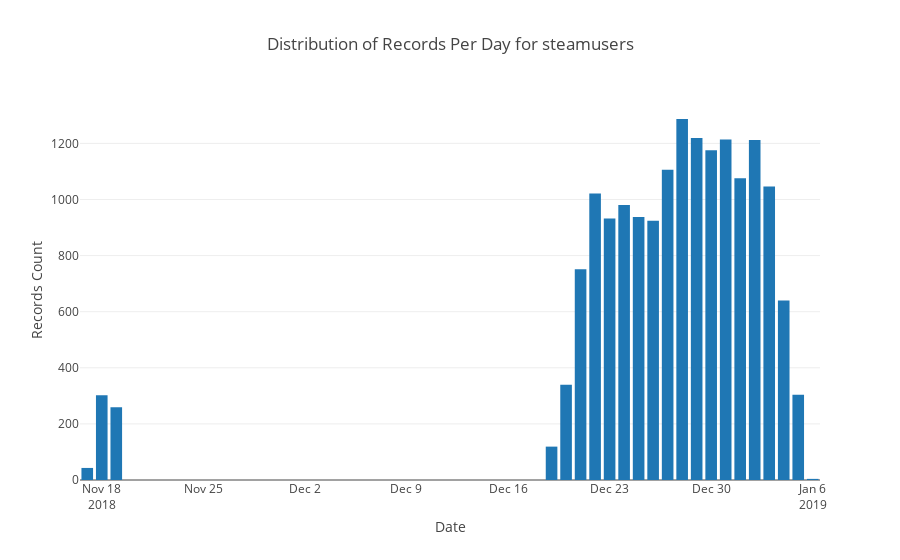

Notebook cell for this chart:
### Markdown cell above
## These are the number of records we have per day for the `steamusers` Mongo collection.  This is created using the `steamusers.py` script.

### Code cell
# https://plot.ly/python/bar-charts/

data = [Bar(
        x=grouped_df['date'],
        y=grouped_df['count']
    )]

layout = Layout(
        title='Distribution of Records Per Day for steamusers',
        xaxis=dict(
            title='Date'
        ),
        yaxis=dict(
            title='Records Count'
        )
    )

fig = Figure(data=data, layout=layout)

iplot(fig)

### Figure 1 — Plotly figure (JSON) as saved in the notebook; plotly's stock layout.template omitted (floating-point values rounded to 4 significant figures)
{"data": [{"type": "bar", "uid": "a5ab04c5-d247-430b-9b69-c0edd2f3bfa4", "x": ["2018-11-17", "2018-11-18", "2018-11-19", "2018-11-20", "2018-11-21", "2018-11-22", "2018-11-23", "2018-11-24", "2018-11-25", "2018-11-26", "2018-11-27", "2018-11-28", "2018-11-29", "2018-11-30", "2018-12-01", "2018-12-02", "2018-12-03", "2018-12-04", "2018-12-05", "2018-12-06", "2018-12-07", "2018-12-08", "2018-12-09", "2018-12-10", "2018-12-11", "2018-12-12", "2018-12-13", "2018-12-14", "2018-12-15", "2018-12-16", "2018-12-17", "2018-12-18", "2018-12-19", "2018-12-20", "2018-12-21", "2018-12-22", "2018-12-23", "2018-12-24", "2018-12-25", "2018-12-26", "2018-12-27", "2018-12-28", "2018-12-29", "2018-12-30", "2018-12-31", "2019-01-01", "2019-01-02", "2019-01-03", "2019-01-04", "2019-01-05", "2019-01-06"], "y": [43, 302, 259, 0, 0, 0, 0, 0, 0, 0, 0, 0, 0, 0, 0, 0, 0, 0, 0, 0, 0, 0, 0, 0, 0, 0, 0, 0, 0, 0, 0, 0, 119, 340, 751, 1021, 932, 980, 938, 924, 1106, 1287, 1219, 1176, 1214, 1076, 1212, 1046, 640, 304, 4]}], "layout": {"title": {"text": "Distribution of Records Per Day for steamusers"}, "xaxis": {"title": {"text": "Date"}}, "yaxis": {"title": {"text": "Records Count"}}}}
